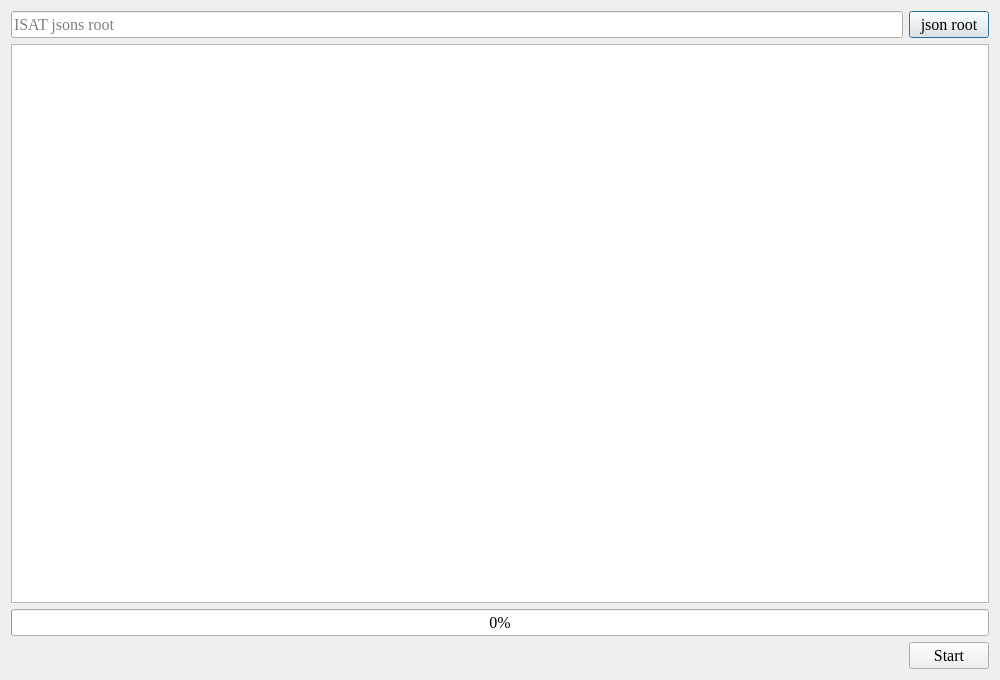
<?xml version="1.0" encoding="UTF-8"?>
<ui version="4.0">
 <class>Dialog</class>
 <widget class="QDialog" name="Dialog">
  <property name="geometry">
   <rect>
    <x>0</x>
    <y>0</y>
    <width>1000</width>
    <height>680</height>
   </rect>
  </property>
  <property name="font">
   <font>
    <family>Times New Roman</family>
    <pointsize>12</pointsize>
   </font>
  </property>
  <property name="windowTitle">
   <string>Annotation file validation</string>
  </property>
  <layout class="QVBoxLayout" name="verticalLayout">
   <item>
    <widget class="QWidget" name="widget_2" native="true">
     <layout class="QHBoxLayout" name="horizontalLayout">
      <property name="leftMargin">
       <number>0</number>
      </property>
      <property name="topMargin">
       <number>0</number>
      </property>
      <property name="rightMargin">
       <number>0</number>
      </property>
      <property name="bottomMargin">
       <number>0</number>
      </property>
      <item>
       <widget class="QLineEdit" name="lineEdit_json_root">
        <property name="readOnly">
         <bool>true</bool>
        </property>
        <property name="placeholderText">
         <string>ISAT jsons root</string>
        </property>
       </widget>
      </item>
      <item>
       <widget class="QPushButton" name="pushButton_json_root">
        <property name="text">
         <string>json root</string>
        </property>
       </widget>
      </item>
     </layout>
    </widget>
   </item>
   <item>
    <widget class="QTextBrowser" name="textBrowser"/>
   </item>
   <item>
    <widget class="QProgressBar" name="progressBar">
     <property name="value">
      <number>0</number>
     </property>
    </widget>
   </item>
   <item>
    <widget class="QWidget" name="widget" native="true">
     <layout class="QHBoxLayout" name="horizontalLayout_2">
      <property name="leftMargin">
       <number>0</number>
      </property>
      <property name="topMargin">
       <number>0</number>
      </property>
      <property name="rightMargin">
       <number>0</number>
      </property>
      <property name="bottomMargin">
       <number>0</number>
      </property>
      <item>
       <spacer name="horizontalSpacer">
        <property name="orientation">
         <enum>Qt::Horizontal</enum>
        </property>
        <property name="sizeHint" stdset="0">
         <size>
          <width>890</width>
          <height>20</height>
         </size>
        </property>
       </spacer>
      </item>
      <item>
       <widget class="QPushButton" name="pushButton_start">
        <property name="text">
         <string>Start</string>
        </property>
       </widget>
      </item>
     </layout>
    </widget>
   </item>
  </layout>
 </widget>
 <resources/>
 <connections/>
</ui>
